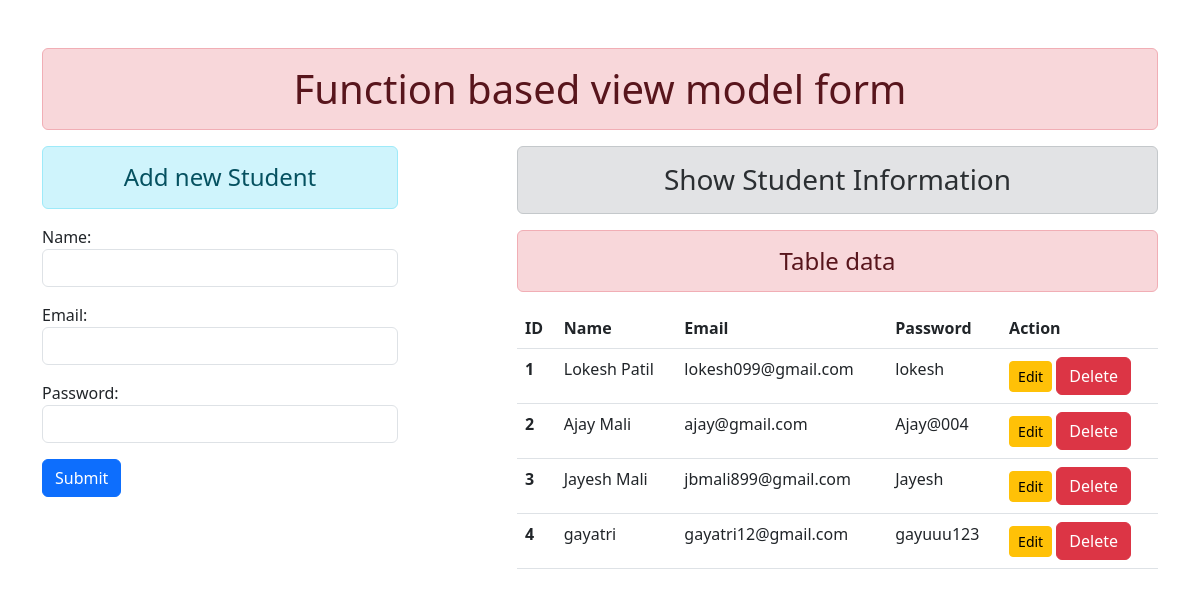
The page / on the database its author committed.
### crudapp/models.py (models this page shows)
class User(models.Model):
    name=models.CharField(max_length=70)
    email=models.EmailField(max_length=100)
    password=models.CharField(max_length=100)

### crudapp/views.py (the view)
# urls.py: path('',views.add_shownew,name="addshownew"),
def add_shownew(request):
    if request.method=='POST':
        fs=StudRegistation(request.POST)
        if fs.is_valid:
            fs=StudRegistation(request.POST)
            fs.save()
            fs=StudRegistation()
    else:
        fs=StudRegistation()
    stud=User.objects.all()
    return render(request,'base/addandshow.html',context={'form':fs,'stud1':stud})

### crudapp/forms.py
class StudRegistation(forms.ModelForm):
    class Meta:
        model=User
        fields=['name','email','password']
        widgets={
            'name':forms.TextInput(attrs={'class':'form-control'}),
            'email':forms.EmailInput(attrs={'class':'form-control'}),
            'password':forms.PasswordInput(render_value=True,attrs={'class':'form-control'}),
        }

### crudapp/templates/base/addandshow.html (shortened to what this page needs)
{% extends 'base/index.html' %}
{% block content %}
<div class="row">
    <div class="col-sm-4">
        <h4 class="text-center alert alert-info">Add new Student</h4>
        <form action="" method="POST">
            {{form.as_p}}
            <input type="submit" class="btn btn-primary" value="Submit">
        </form>
    </div>
    <div class="col-sm-7 offset-1">
        <h3 class="text-center alert alert-secondary">Show Student Information</h3>
        {% if stud1 %}
            <h4 class="text-center alert alert-danger">Table data</h4>
            <table class="table table-hover">
                <thead>
                  <tr>
                    <th scope="col">ID</th>
                    <th scope="col">Name</th>
                    <th scope="col">Email</th>
                    <th scope="col">Password</th>
                    <th scope="col">Action</th>
                  </tr>
                </thead>
                <tbody>
                    {% for st in stud1 %}
                  <tr>
                    <th scope="row">{{forloop.counter}}</th>
                    <td>{{st.name}}</td>
                    <td>{{st.email}}</td>
                    <td>{{st.password}}</td>
                    <td>
                        <a href="{% url 'updatedata' st.id %}" class="btn btn-warning btn-sm">Edit</a>
                        <form action="{% url 'deletedata' st.id %}" method="post" class="d-inline">
                          <input type="submit" class="btn btn-danger" value="Delete">
                        </form>
                    </td>
                  </tr>
                  {% endfor %}
                </tbody>
              </table>
        {% else %}
            <h4 class="text-center alert alert-warning">No Rcord Found</h4>
        {% endif %}
    </div>
</div>
{% endblock content %}

### crudapp/templates/base/index.html (shortened to what this page needs)
<!DOCTYPE html>
{% load static %}
<html lang="en">
<head>
    <link rel="stylesheet" href="https://cdn.jsdelivr.net/npm/bootstrap@5.3.0/dist/css/bootstrap.min.css">
</head>
<body>
    <div class="container mt-5">
        <h1 class="text-center alert alert-danger">Function based view model form</h1>
        {% block content %}
        {% endblock content %}
    </div>
</body>
</html>

### rows shown on the page
User: name "Lokesh Patil", email "lokesh099@gmail.com", password "lokesh"
User: name "Ajay Mali", email "ajay@gmail.com", password "Ajay@004"
User: name "Jayesh Mali", email "jbmali899@gmail.com", password "Jayesh"
User: name "gayatri", email "gayatri12@gmail.com", password "gayuuu123"
